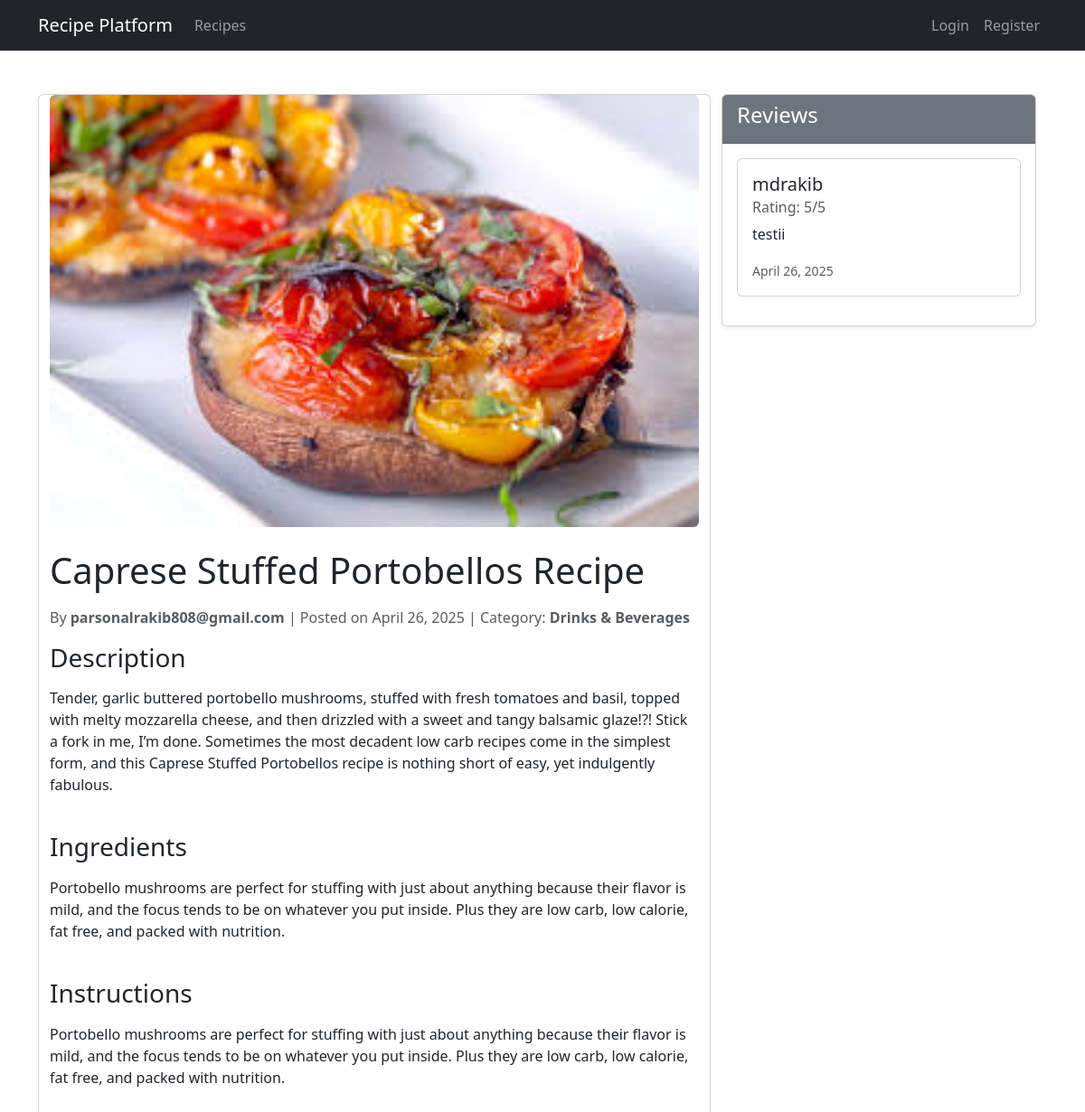
Screenshot of /recipe/11/ with the database file from the repository.
### recipes/models.py (models this page shows, shortened)
class Recipe(models.Model):
    title = models.CharField(max_length=200)
    description = models.TextField()
    ingredients = models.TextField()
    instructions = models.TextField()
    cooking_time = models.PositiveIntegerField(help_text="In minutes")
    image = models.ImageField(upload_to='recipes/', blank=True)
    created_at = models.DateTimeField(auto_now_add=True)
    updated_at = models.DateTimeField(auto_now=True)
    author = models.ForeignKey(User, on_delete=models.CASCADE)
    category = models.ForeignKey(Category, on_delete=models.CASCADE, related_name='recipes')
    is_published = models.BooleanField(default=False)

class Category(models.Model):
    name = models.CharField(max_length=100, unique=True)
    description = models.TextField(blank=True)
    created_at = models.DateTimeField(auto_now_add=True)
    class Meta:
        verbose_name_plural = "Categories"
    def __str__(self):
        return self.name

class Review(models.Model):
    recipe = models.ForeignKey(Recipe, on_delete=models.CASCADE, related_name='reviews')
    user = models.ForeignKey(User, on_delete=models.CASCADE)
    rating = models.PositiveIntegerField(choices=[(i, i) for i in range(1, 6)])
    comment = models.TextField()
    created_at = models.DateTimeField(auto_now_add=True)
    class Meta:
        unique_together = ('recipe', 'user')

### recipes/views.py (the view)
# urls.py: path('recipe/<int:pk>/', views.RecipeDetailView.as_view(), name='recipe-detail'),
class RecipeDetailView(DetailView):
    model = Recipe
    template_name = 'recipes/recipe_detail.html'
    context_object_name = 'recipe'
    def get_context_data(self, **kwargs):
        context = super().get_context_data(**kwargs)
        context['review_form'] = ReviewForm()
        return context

### recipes/templates/recipes/recipe_detail.html (shortened to what this page needs)
{% extends 'recipes/base.html' %}
{% load crispy_forms_tags %}
{% block content %}
<div class="container mt-5">
    <div class="row">
        <div class="col-md-8 card">
            {% if recipe.image %}
            <img src="{{ recipe.image.url }}" class="img-fluid rounded mb-4" alt="{{ recipe.title }}">
            {% endif %}
            <h1 class="mb-3">{{ recipe.title }}</h1>
            <p class="text-muted">
                By <strong>{{ recipe.author }}</strong> |
                Posted on {{ recipe.created_at|date:"F d, Y" }} |
                Category: <strong>{{ recipe.category }}</strong>
            </p>
            <div class="recipe-description mb-4">
                <h3>Description</h3>
                <p>{{ recipe.description|linebreaks }}</p>
            </div>
            <div class="ingredients mb-4">
                <h3>Ingredients</h3>
                <p>{{ recipe.ingredients|linebreaks }}</p>
            </div>
            <div class="instructions mb-4">
                <h3>Instructions</h3>
                <p>{{ recipe.instructions|linebreaks }}</p>
            </div>
        </div>
        <div class="col-md-4">
            <div class="card shadow-sm">
                <div class="card-header bg-secondary text-white">
                    <h4>Reviews</h4>
                </div>
                <div class="card-body">
                    {% for review in recipe.reviews.all %}
                    <div class="card mb-3">
                        <div class="card-body">
                            <h5 class="card-title">{{ review.user.username }}</h5>
                            <h6 class="card-subtitle mb-2 text-muted">Rating: {{ review.rating }}/5</h6>
                            <p class="card-text">{{ review.comment }}</p>
                            <small class="text-muted">{{ review.created_at|date:"F d, Y" }}</small>
                        </div>
                    </div>
                    {% empty %}
                    <p>No reviews yet.</p>
                    {% endfor %}
                </div>
            </div>
        </div>
    </div>
</div>
{% endblock %}

### rows the page displays
Recipe: image (picture), title "Caprese Stuffed Portobellos Recipe", author "parsonalrakib808@gmail.com", created_at "April 26, 2025", category "Drinks & Beverages", description "Tender, garlic buttered portobello mushrooms, stuffed with fresh tomatoes and basil, topped with melty mozzarella cheese, and then drizzled with a sweet and tangy balsamic glaze!?! Stick a fork in me, I’m done. Sometimes the most decadent low carb recipes come in the simplest form, and this Caprese Stuffed Portobellos recipe is nothing short of easy, yet indulgently fabulous.", ingredients "Portobello mushrooms are perfect for stuffing with just about anything because their flavor is mild, and the focus tends to be on whatever you put inside. Plus they are low carb, low calorie, fat free, and packed with nutrition.", instructions "Portobello mushrooms are perfect for stuffing with just about anything because their flavor is mild, and the focus tends to be on whatever you put inside. Plus they are low carb, low calorie, fat free, and packed with nutrition."
Review: user.username "mdrakib", rating "5", comment "testii", created_at "April 26, 2025"
